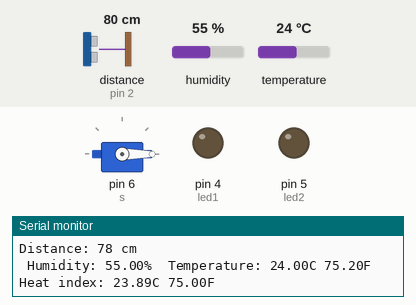
This sketch was run on a simulated Arduino Uno, built with avr-gcc and run on an emulated ATmega328P. Shown: servo, output pins drawn as LEDs (lit = HIGH), the last lines printed to the serial monitor. Wiring (inferred from the names in the program): ultrasonic range finder: trigger pin 3; echo pin 2. The inputs (shaded band) are chosen by the test bench; at power-on: distance to the obstacle (sensor on pin 2) 80 cm, humidity 55 %, temperature 24 °C. The echo pulse lasts 58.3 µs per cm; pins used as bus, display or sensor lines are not drawn.

Above: at 1.2 s.
1.3 s: distance to the obstacle (sensor on pin 2) set to 6 cm
4.3 s: distance to the obstacle (sensor on pin 2) set to 3 cm
At 5.4 s:
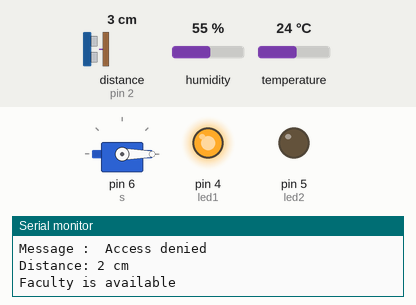
7.2 s: distance to the obstacle (sensor on pin 2) set to 9 cm
At 10.3 s:
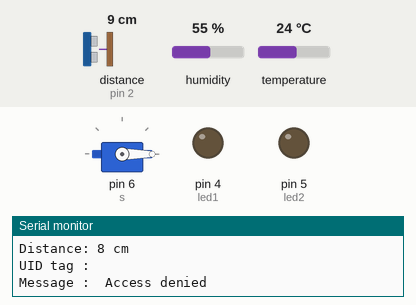
10.7 s: distance to the obstacle (sensor on pin 2) set to 2 cm
At 11.5 s:
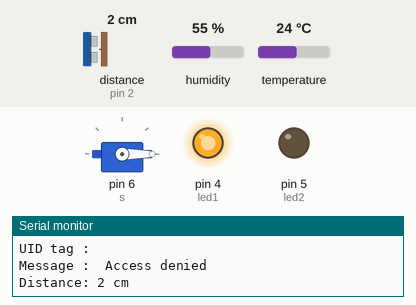
Timing chart, 0 to 13.7 s (numbered marks = the images above; inputs shaded):
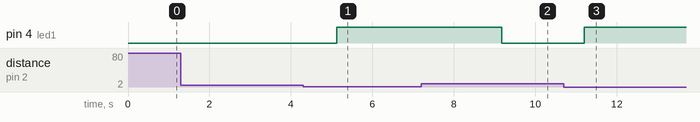

The sketch:

Faculty_SmartRoom.ino
```cpp
#include <SPI.h>
#include <MFRC522.h>
#include <Servo.h>
#include "DHT.h"

#define DHTPIN 7     // Digital pin connected to the DHT sensor
#define DHTTYPE DHT11   // DHT 11
#define echoPin 2 // attach pin D2 Arduino to pin Echo of HC-SR04
#define trigPin 3 //attach pin D3 Arduino to pin Trig of HC-SR04
#define SS_PIN 10
#define RST_PIN 9
#define card "4B 90 9B 1C"
//#define tag "F0 58 C0 80"
int led1 = 4;
int led2 = 5;
int c=0;
int x=0;
//
// defines variables
long duration; // variable for the duration of sound wave travel
int distance; // variable for the distance measurement

MFRC522 mfrc522(SS_PIN, RST_PIN);
DHT dht(DHTPIN, DHTTYPE);
Servo s;

void setup() {
  pinMode(trigPin, OUTPUT); // Sets the trigPin as an OUTPUT
  pinMode(echoPin, INPUT); // Sets the echoPin as an INPUT
  Serial.begin(9600);
  Serial.println(F("DHTxx test!"));
  dht.begin();
  SPI.begin();
  mfrc522.PCD_Init();
  Serial.println("Approximate your card to the reader...");
  Serial.println();
  s.attach(6);
  s.write(0);
  pinMode(led1,OUTPUT);
  pinMode(led2,OUTPUT);

}

void loop() {
/*
    if ( ! mfrc522.PICC_IsNewCardPresent())
  {
    return;
  }
  // Select one of the cards
  if ( ! mfrc522.PICC_ReadCardSerial())
  {
    return;
  }*/
   //Show UID on serial monitor
  Serial.print("UID tag :");
  String content= "";
  byte letter;
  for (byte i = 0; i < mfrc522.uid.size; i++)
  {
     Serial.print(mfrc522.uid.uidByte[i] < 0x10 ? " 0" : " ");
     Serial.print(mfrc522.uid.uidByte[i], HEX);
     content.concat(String(mfrc522.uid.uidByte[i] < 0x10 ? " 0" : " "));
     content.concat(String(mfrc522.uid.uidByte[i], HEX));
  }
  Serial.println();
  Serial.print("Message : ");
  content.toUpperCase();


  if (content.substring(1) == card) //change here the UID of the card/cards that you want to give access
  {
    Serial.println("Authorized access to this card");
    Serial.println("THE GATE IS Opening!!!!");
    Serial.println();
    s.write(180);
    delay(3000);
    Serial.println("THE GATE IS Closing!!!!");
    s.write(0);

  }

  else
  {
    Serial.println(" Access denied");
    delay(1000);

   }

  // Clears the trigPin condition
  digitalWrite(trigPin, LOW);
  delayMicroseconds(2);
  // Sets the trigPin HIGH (ACTIVE) for 10 microseconds
  digitalWrite(trigPin, HIGH);
  delayMicroseconds(10);
  digitalWrite(trigPin, LOW);
  // Reads the echoPin, returns the sound wave travel time in microseconds
  duration = pulseIn(echoPin, HIGH);
  // Calculating the distance
  distance = duration * 0.034 / 2; // Speed of sound wave divided by 2 (go and back)
  // Displays the distance on the Serial Monitor
  Serial.print("Distance: ");
  Serial.print(distance);
  Serial.println(" cm");

  if(distance<=3){
     digitalWrite(led1, HIGH);
     if(x==0){
     Serial.println("Faculty is available");
     x=1;
    }
     else if(c%30==0){
      Serial.println("Faculty is available");
      x=0;
    }


  }
  else{
    digitalWrite(led1, LOW);
  }

  // Reading temperature or humidity takes about 250 milliseconds!
  // Sensor readings may also be up to 2 seconds 'old' (its a very slow sensor)
  float h = dht.readHumidity();
  // Read temperature as Celsius (the default)
  float t = dht.readTemperature();
  // Read temperature as Fahrenheit (isFahrenheit = true)
  float f = dht.readTemperature(true);

  // Check if any reads failed and exit early (to try again).
  if (isnan(h) || isnan(t) || isnan(f)) {
    Serial.println(F("Failed to read from DHT sensor!"));
    return;
  }

  // Compute heat index in Fahrenheit (the default)
  float hif = dht.computeHeatIndex(f, h);
  // Compute heat index in Celsius (isFahreheit = false)
  float hic = dht.computeHeatIndex(t, h, false);
  if(c%19==0){
      Serial.print(F(" Humidity: "));
      Serial.print(h);
      Serial.print(F("%  Temperature: "));
      Serial.print(t);
      Serial.print(F("C "));
      Serial.print(f);
      Serial.print(F("F  Heat index: "));
      Serial.print(hic);
      Serial.print(F("C "));
      Serial.print(hif);
      Serial.println(F("F"));
    }
    c=c+1;
    delay(1000);
}
```

Measured:
- the behaviour switches between 5 and 4 cm on distance to the obstacle (sensor on pin 2) (found by bisection; images 0 and 1)
- after the input at 4.3 s, pin 4 (led1): LOW → HIGH after 0.83 s
- after the input at 7.2 s, pin 4 (led1): HIGH → LOW after 2.0 s
- after the input at 10.7 s, pin 4 (led1): LOW → HIGH after 0.51 s
